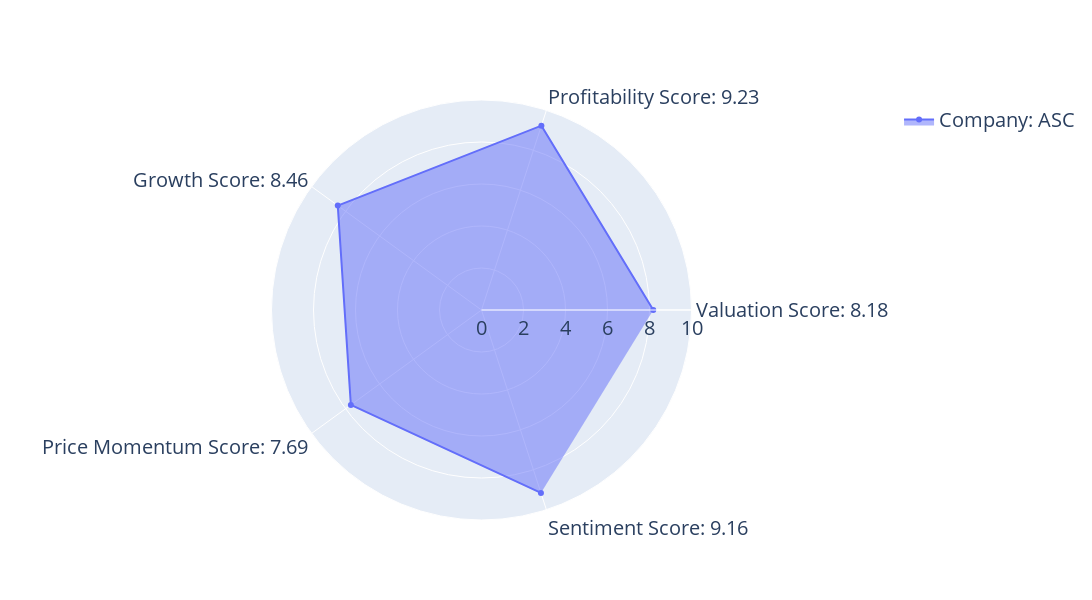

Notebook code cell kept with this figure:
### Code cell
ticker = "ASC"
val = round(data.loc[data['Ticker']==ticker]['Valuation Score'].values[0], 2)
prof = round(data.loc[data['Ticker']==ticker]['Profitability Score'].values[0], 2)
growth = round(data.loc[data['Ticker']==ticker]['Growth Score'].values[0], 2)
price = round(data.loc[data['Ticker']==ticker]['PricePerformance Score'].values[0], 2)
sentiment = 9.16

fig = go.Figure(data=go.Scatterpolar(
  r=[val, prof, growth, price, sentiment],
  theta=[f'Valuation Score: {val}',f'Profitability Score: {prof}',
         f'Growth Score: {growth}', f'Price Momentum Score: {price}',f'Sentiment Score: {sentiment}'],
  fill='toself',
  name=f"Company: {ticker}"
))

fig.update_layout(
  polar=dict(
    radialaxis=dict(
      visible=True,
      range=[0,10],
      tickfont=dict(size=20))
  ),
  width=1200,
  height=600,
  showlegend=True,
  font=dict(size=20)
)

fig.show()

### Figure 1 — Plotly figure (JSON) as saved in the notebook; plotly's stock layout.template omitted (floating-point values rounded to 4 significant figures)
{"data": [{"fill": "toself", "name": "Company: ASC", "r": [8.18, 9.23, 8.46, 7.69, 9.16], "theta": ["Valuation Score: 8.18", "Profitability Score: 9.23", "Growth Score: 8.46", "Price Momentum Score: 7.69", "Sentiment Score: 9.16"], "type": "scatterpolar"}], "layout": {"font": {"size": 20}, "height": 600, "polar": {"radialaxis": {"range": [0, 10], "tickfont": {"size": 20}, "visible": true}}, "showlegend": true, "width": 1200}}
